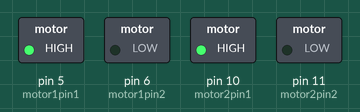
This sketch was run on a simulated Arduino Uno, built with avr-gcc and run on an emulated ATmega328P. On the bench: switched loads named in the sketch (green lamp = pin HIGH).

Above: at 0.1 s.
Timing chart, 0 to 1.6 s (numbered marks = the images above):
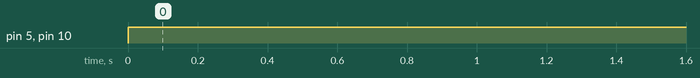

Measured:
- by itself, pin 5 (motor1pin1), pin 10 (motor2pin1): LOW → HIGH at 0.00 s

The sketch:

Motor_testing.ino
```cpp
// https://create.arduino.cc/projecthub/ryanchan/how-to-use-the-l298n-motor-driver-b124c5


int motor1pin1 = 5;
int motor1pin2 = 6;

int motor2pin1 = 10;
int motor2pin2 = 11;

void setup() {
  // put your setup code here, to run once:
  pinMode(motor1pin1, OUTPUT);
  pinMode(motor1pin2, OUTPUT);
  pinMode(motor2pin1, OUTPUT);
  pinMode(motor2pin2, OUTPUT);


}

void loop() {
   analogWrite(motor1pin1, 255);
  analogWrite(motor1pin2, 0);

  analogWrite(motor2pin1, 255);
  analogWrite(motor2pin2, 0); // put your main code here, to run repeatedly:

}
```
